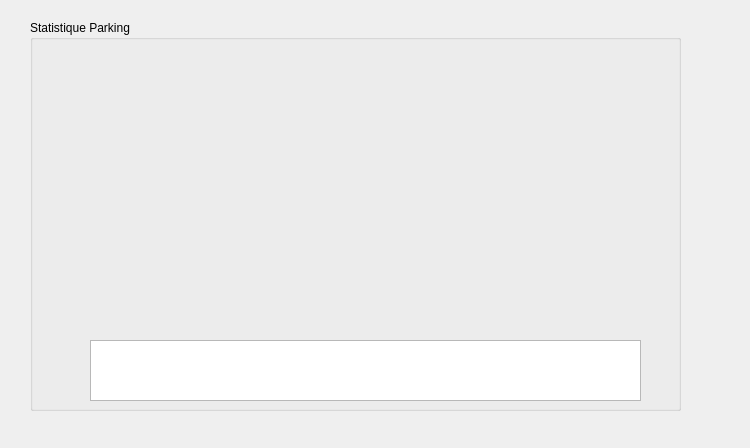
<?xml version="1.0" encoding="UTF-8"?>
<ui version="4.0">
 <class>stat_no</class>
 <widget class="QDialog" name="stat_no">
  <property name="geometry">
   <rect>
    <x>0</x>
    <y>0</y>
    <width>750</width>
    <height>448</height>
   </rect>
  </property>
  <property name="windowTitle">
   <string>Dialog</string>
  </property>
  <widget class="QGroupBox" name="tabe">
   <property name="geometry">
    <rect>
     <x>30</x>
     <y>20</y>
     <width>651</width>
     <height>391</height>
    </rect>
   </property>
   <property name="title">
    <string>Statistique Parking</string>
   </property>
   <widget class="QTableView" name="table_no">
    <property name="geometry">
     <rect>
      <x>60</x>
      <y>320</y>
      <width>551</width>
      <height>61</height>
     </rect>
    </property>
   </widget>
   <widget class="QCustomPlot" name="widget" native="true">
    <property name="geometry">
     <rect>
      <x>20</x>
      <y>20</y>
      <width>611</width>
      <height>291</height>
     </rect>
    </property>
   </widget>
  </widget>
 </widget>
 <customwidgets>
  <customwidget>
   <class>QCustomPlot</class>
   <extends>QWidget</extends>
   <header>qcustomplot.h</header>
   <container>1</container>
  </customwidget>
 </customwidgets>
 <resources/>
 <connections/>
</ui>
